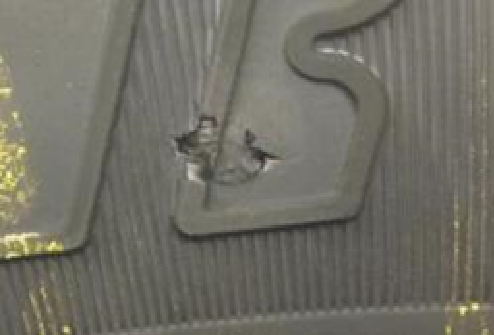
#> input picture Images/3.png, 494 x 335 px, found by its file name
$ jupyter execute Scorch.ipynb   (older library calls are emulated)
#> lines starting #> are read from the running program, lines starting #| are printed output that depends on the picture; after the words box and inside, x2 and y2 are one past the last pixel; in counts of white or black regions, pixels touching at a corner belong together
[cell 1]
import cv2
import numpy as np

[cell 2]
frame = cv2.imread('3.png')
#> frame is the input picture: shape (335, 494, 3); mean B, G, R 101.5, 111.3, 113

edges = cv2.Canny(frame,200,200)
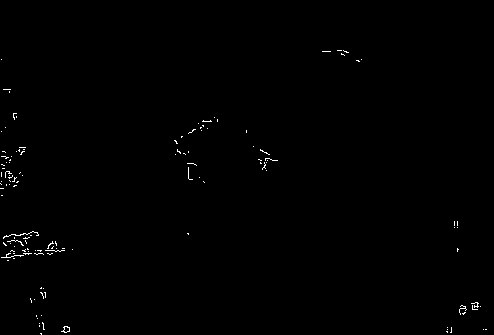
#> edges: shape (335, 494); 0.42% white in thin lines or dots, all inside (x1, y1, x2, y2) = (0, 50, 487, 335)
gray = cv2.cvtColor(frame,cv2.COLOR_BGR2GRAY)
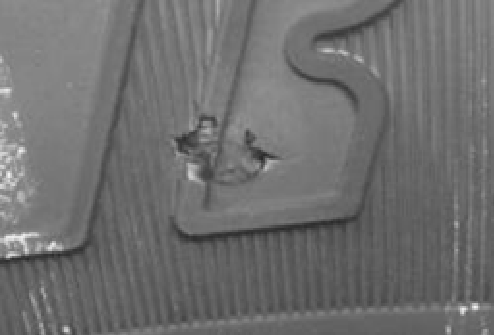
#> gray: shape (335, 494); min 40, max 242, mean 110.8

tot_area = 0

ret, thresh = cv2.threshold(gray,150,200,0)
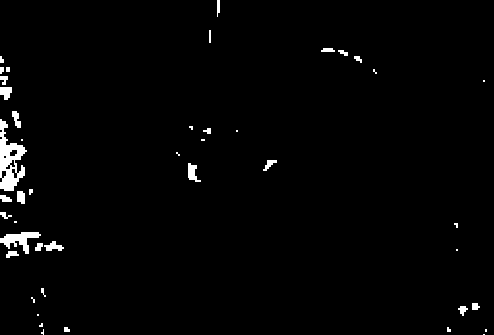
#> thresh: shape (335, 494); values 0 (black) and 200 (white), 1.7% white; 44 white regions (17 under 20 px)
_,contours,_ = cv2.findContours(thresh,cv2.RETR_TREE,cv2.CHAIN_APPROX_SIMPLE)
#> contours = 50 contours, 26 with area under 20; largest, box (x1, y1, x2, y2) and area: (0, 119, 27, 191) 958, (0, 232, 41, 254) 334, (188, 163, 201, 182) 107, (0, 87, 12, 100) 96, (44, 241, 64, 251) 85
cv2.drawContours(frame,contours,-1,(0,255,0),3)
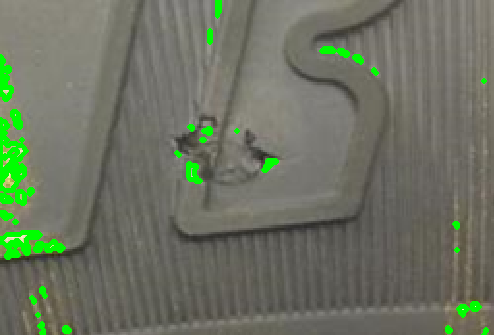
#> frame: shape (335, 494, 3); 3.15% of pixels changed, all inside (x1, y1, x2, y2) = (0, 0, 489, 335)

for contour in contours:
    area = cv2.contourArea(contour)
    tot_area = tot_area + area
#> this loop made 50 passes
#> (area, tot_area) on passes 8, 9, 12, 14, 15, 16, 19, 20, 21, 23, 24, 29: (40, 76.5), (33, 109.5), (43.5, 166.5), (34, 201.5), (85, 286.5), (333.5, 620), (24.5, 653), (45.5, 698.5), (73, 771.5), (107, 890), (49, 939), (20, 966)
#> after the loop, tot_area = 2452

print(tot_area)
#| 2452.0
if tot_area > 2000 and tot_area < 2500:
    flag = 1
else:
    flag = 0

if flag == 1:
    print('defective')
else:
    print('non-defective')

cv2.imshow('frame',frame)
cv2.imshow('edges',edges)
cv2.imshow('thresh', thresh)

cv2.waitKey(0)
cv2.destroyAllWindows()

$ run again, with Images/1.png copied over Images/3.png
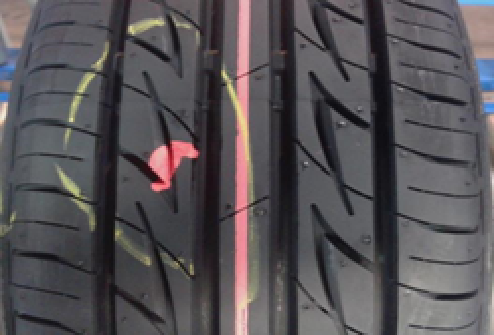
#> input picture Images/1.png, 494 x 335 px, found by its file name
#> frame is the input picture: shape (335, 494, 3); mean B, G, R 86.4, 82.8, 86.7
#> `edges = cv2.Canny(frame,200,200)`:
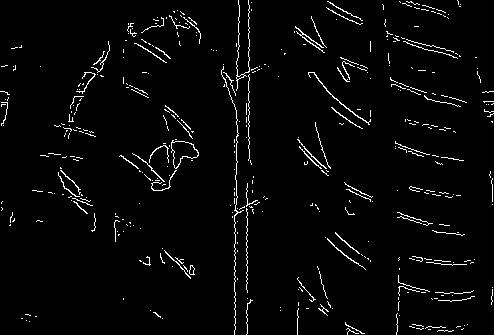
#> edges: shape (335, 494); 3% white in thin lines or dots
#> thresh: shape (335, 494); values 0 (black) and 200 (white), 4.7% white; 43 white regions (15 under 20 px)
#> contours = 46 contours, 23 with area under 20; largest, box (x1, y1, x2, y2) and area: (223, 70, 251, 209) 1460, (235, 209, 253, 335) 1294, (458, 0, 494, 40) 884, (237, 0, 249, 76) 674, (150, 146, 170, 191) 454
#> `cv2.drawContours(frame,contours,-1,(0,255,0),3)`:
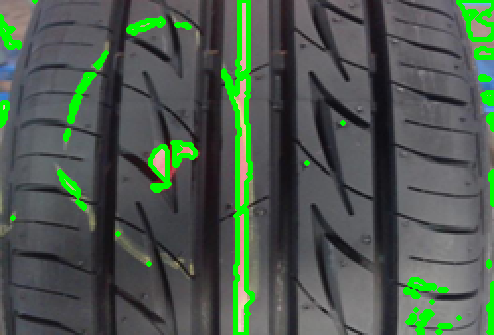
#> frame: shape (335, 494, 3); 5.97% of pixels changed, all inside (x1, y1, x2, y2) = (0, 0, 494, 335)
#> the loop `for contour in contours:` made 46 passes
#> (area, tot_area) on passes 6, 7, 11, 12, 13, 18, 20, 21: (26.5, 66), (34.5, 100.5), (29, 138.5), (127.5, 266), (111, 377), (1294, 1679), (48, 1738.5), (139, 1877.5)
#> after the loop `for contour in contours:`: tot_area = 6691.5
#| 6691.5

$ run again, with Images/2.png copied over Images/3.png
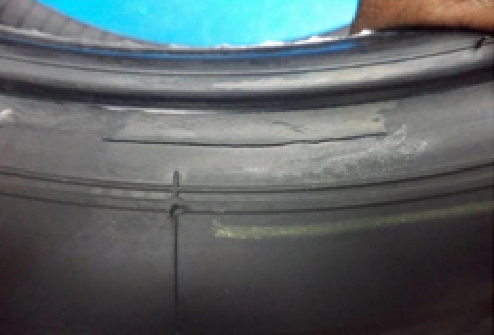
#> input picture Images/2.png, 494 x 335 px, found by its file name
#> frame is the input picture: shape (335, 494, 3); mean B, G, R 100.9, 99.2, 91.2
#> `edges = cv2.Canny(frame,200,200)`:
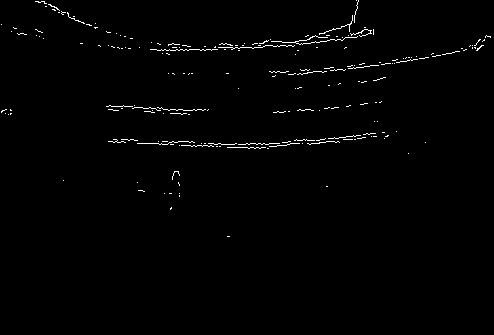
#> edges: shape (335, 494); 1% white in thin lines or dots, all inside (x1, y1, x2, y2) = (1, 0, 491, 237)
#> thresh: shape (335, 494); values 0 (black) and 200 (white), 16.7% white; 38 white regions (17 under 20 px)
#> contours = 60 contours, 41 with area under 20; largest, box (x1, y1, x2, y2) and area: (38, 0, 357, 50) 11611, (165, 124, 431, 183) 4910, (122, 114, 386, 142) 4268, (89, 50, 473, 90) 3687, (82, 38, 156, 48) 222
#> `cv2.drawContours(frame,contours,-1,(0,255,0),3)`:
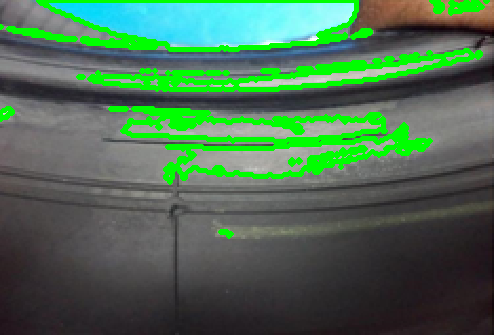
#> frame: shape (335, 494, 3); 11.43% of pixels changed, all inside (x1, y1, x2, y2) = (0, 0, 490, 239)
#> the loop `for contour in contours:` made 60 passes
#> (area, tot_area) on passes 3, 4, 5, 10, 14, 15, 16, 23: (54.5, 68), (4910.5, 4978.5), (30, 5008.5), (22, 5064.5), (4267.5, 9375.5), (22, 9397.5), (27.5, 9425), (173, 9667)
#> after the loop `for contour in contours:`: tot_area = 25917
#| 25917.0

$ run again, with Images/4.png copied over Images/3.png
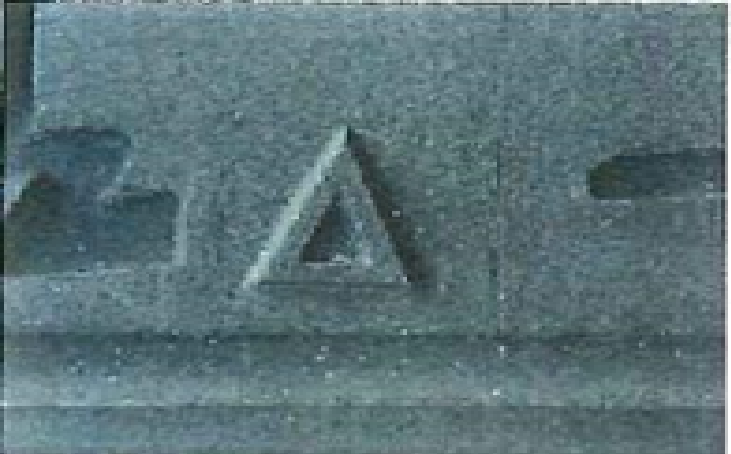
#> input picture Images/4.png, 731 x 454 px, found by its file name
#> frame is the input picture: shape (454, 731, 3); mean B, G, R 120.3, 114.9, 91.5
#> `edges = cv2.Canny(frame,200,200)`:
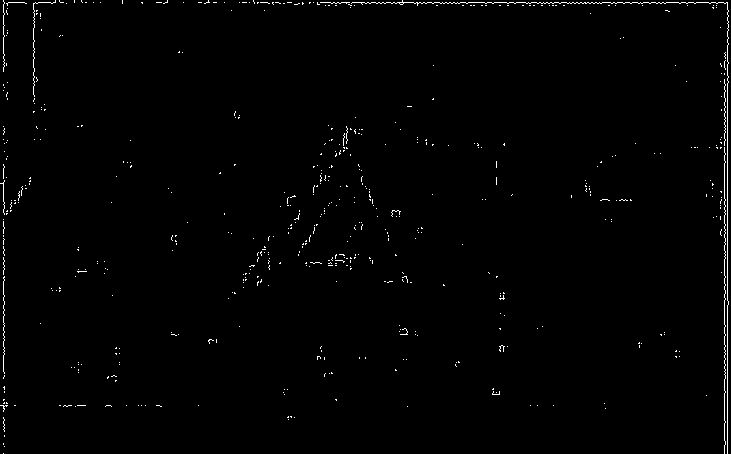
#> edges: shape (454, 731); 0.93% white in thin lines or dots
#> thresh: shape (454, 731); values 0 (black) and 200 (white), 3.4% white; 113 white regions (62 under 20 px)
#> contours = 119 contours, 88 with area under 20; largest, box (x1, y1, x2, y2) and area: (321, 0, 731, 454) 2960, (243, 129, 347, 288) 1894, (120, 0, 250, 16) 670, (254, 0, 370, 14) 591, (34, 0, 71, 22) 360
#> `cv2.drawContours(frame,contours,-1,(0,255,0),3)`:
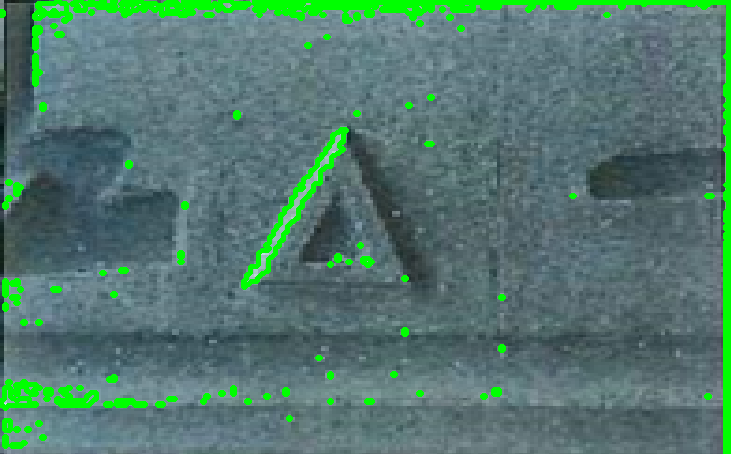
#> frame: shape (454, 731, 3); 5.88% of pixels changed, all inside (x1, y1, x2, y2) = (0, 0, 731, 454)
#> the loop `for contour in contours:` made 119 passes
#> (area, tot_area) on passes 1, 15, 24, 31, 32, 33, 35, 50: (23, 23), (86.5, 267.5), (232, 545.5), (30.5, 683), (274.5, 957.5), (114.5, 1072), (20.5, 1098.5), (20.5, 1232)
#> after the loop `for contour in contours:`: tot_area = 8728.5
#| 8728.5
